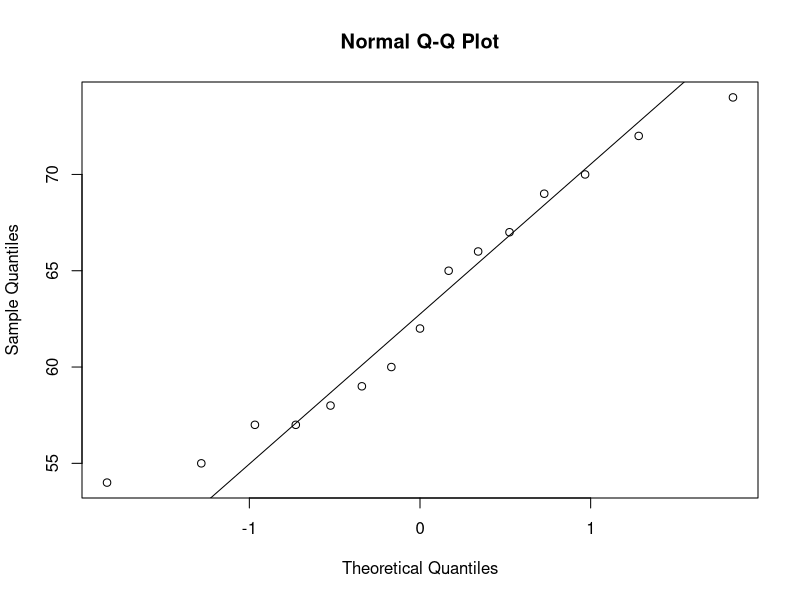
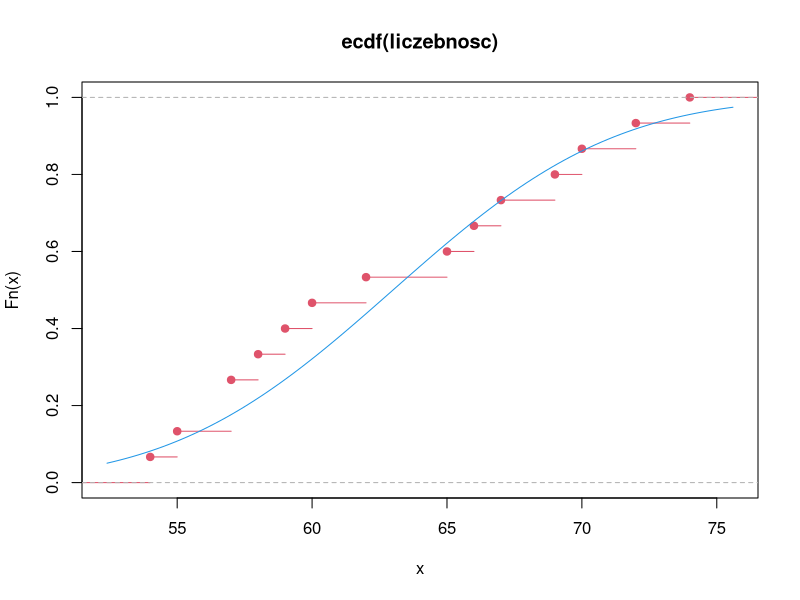

Here is the R script that generated these plots, in order:
liczebnosc <- c(62, 57, 70, 58, 59, 67, 65, 69, 55, 57, 60, 54, 72, 66, 74)

# H0: pojemności kondensatorów naleźą do rozkładu normalnego
s_test <- shapiro.test(liczebnosc)
s_test
# p-value > 0.05 - potwierdza to hipotezę H0

qqnorm(liczebnosc)
qqline(liczebnosc)

# szacowanie paramterów z próbki do testu kołmogorowa KS
m <- mean(liczebnosc)
s <- sd(liczebnosc)

ks_test <- ks.test(liczebnosc, "pnorm", m, s)
ks_test
# p-value > 0.05 - potwierdza to hipotezę H0

plot(ecdf(liczebnosc), col = 2)
curve(pnorm(x, m, s), col = 4, add = TRUE)

# NOTE:
# test shapiro pozwala sprawdzić czy próba pochodzi z rozkładu normalnego
# wykresy qq pokazują czy próbka ma rozkład liniowy, dobre do testu shapiro
# szacowanie parametrów m i s do testu KS
# wykres ecdf
